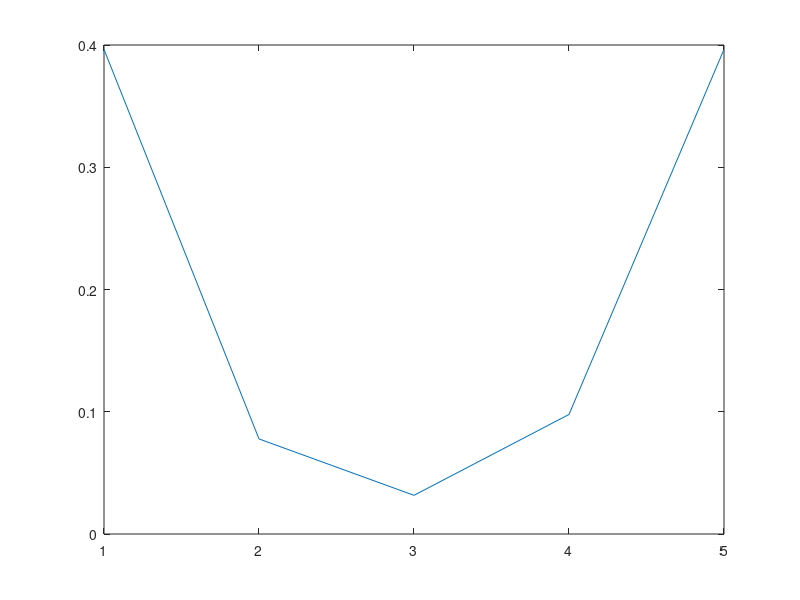

Write the MATLAB code that produced this figure. (Note: this script raises an error after producing the figure.)
close all
clear

n = 5;
for epsilon = [.1, 1, 10]
epsilon
sig_to_noise = .3; % 1 = high noise, 0 = no noise

C = zeros(n,n);
for i = 1:n
    for j = 1:n
        C(i,j) = abs(i-j);
    end
end

% C = ones(n,n) - eye(n);

K = exp(-C/epsilon);
% K = eye(n);

% source = [rand(n-1,1)/(n-1); 0];
% source(end) = 1-sum(source);

source = zeros(n,1);
% source(randperm(n,2))=1;
source = source + sig_to_noise*rand(n,1);
source(1) = 1;

% source(3) = 1/2;

source(n) = 1;
source = source/sum(source);

figure
plot(source)

mesh_size = 5;
mesh_v = linspace(0,1,mesh_size);
targets_size = length(mesh_v)^n;
% stat_sig = 10000;

% lambda_v = 10.^(-12:1:10);
% lambda_v = 10.^(-2:.1:2);
lambda_v = 10.^(-6:3);

for thresh = [.1, .5, .9]
thresh

for max_grad_descent_steps = [1, 10]
max_grad_descent_steps
tic

dist_W_v = zeros(targets_size,length(lambda_v));
dist_l1_v = zeros(targets_size,length(lambda_v));
dist_l2_v = zeros(targets_size,length(lambda_v));
target_W_v = zeros(targets_size,length(lambda_v),n);
target_l1_v = zeros(targets_size,length(lambda_v),n);
target_l2_v = zeros(targets_size,length(lambda_v),n);
target_W_entropy = zeros(length(lambda_v),1);
target_L1_entropy = zeros(length(lambda_v),1);
target_L2_entropy = zeros(length(lambda_v),1);
target_W_points = zeros(length(lambda_v),1);
target_L1_points = zeros(length(lambda_v),1);
target_L2_points = zeros(length(lambda_v),1);
for lambda_ind = 1:length(lambda_v)
%     lambda_ind
    lambda = lambda_v(lambda_ind);
    targets = deterministic_dist(n,mesh_v);
    parfor rand_ind = 1:targets_size % stat_sig % parfor
        
%         target = rand_dist(n);
        target = targets(:,rand_ind);
        
        [obj_val, target_OT] = OT_grad_descent(max_grad_descent_steps, lambda,...
            C, K, epsilon, source, target);
        dist_W_v(rand_ind,lambda_ind) = obj_val;
        target_W_v(rand_ind,lambda_ind,:) = target_OT;

        p = 1;
        [obj_val, target_L1] = LP_grad_descent(max_grad_descent_steps, lambda,...
            source, target, p);
        dist_l1_v(rand_ind,lambda_ind) = obj_val;
        target_l1_v(rand_ind,lambda_ind,:) = target_L1;

        p = 2;
        [obj_val, target_L2] = LP_grad_descent(max_grad_descent_steps, lambda,...
            source, target, p);
        dist_l2_v(rand_ind,lambda_ind) = obj_val;
        target_l2_v(rand_ind,lambda_ind,:) = target_L2;
    end
    
    [M,I] = min(dist_W_v(:,lambda_ind));
    optimal_target = target_W_v(I,lambda_ind,:);
    target_W_entropy(lambda_ind) = entropy1D(optimal_target);
    target_W_points(lambda_ind) = L0(optimal_target, thresh);

%     figure;
%     plot_sq(optimal_target);
%     title('W');
    
    [M,I2] = min(dist_l1_v(:,lambda_ind));
    optimal_target = target_l1_v(I2,lambda_ind,:);
    target_L1_entropy(lambda_ind) = entropy1D(optimal_target);
    target_L1_points(lambda_ind) = L0(optimal_target, thresh);

%     figure;
%     plot_sq(optimal_target);
%     title('L1');
    
    [M,I3] = min(dist_l2_v(:,lambda_ind));
    optimal_target = target_l2_v(I3,lambda_ind,:);
    target_L2_entropy(lambda_ind) = entropy1D(optimal_target);
    target_L2_points(lambda_ind) = L0(optimal_target, thresh);

%     figure;
%     plot_sq(optimal_target);
%     title('L2');
%     return
end

% if false
% figure
% semilogx(   lambda_v,target_W_entropy,'-*',...
%             lambda_v,target_L1_entropy,'-o',...
%             lambda_v,target_L2_entropy,'-s')
% xlabel('\lambda')
% ylabel('entropy(v)')
% legend('d=W1','d=L1','d=L2')

% figure
% semilogx(   lambda_v,exp(target_W_entropy),'-*',...
%             lambda_v,exp(target_L1_entropy),'-o',...
%             lambda_v,exp(target_L2_entropy),'-s')
% xlabel('\lambda')
% ylabel('exp(entropy(v))')
% legend('d=W1','d=L1','d=L2')

figure
semilogx(   lambda_v,target_W_points,'-*',...
            lambda_v,target_L1_points,'-o',...
            lambda_v,target_L2_points,'-s')
xlabel('\lambda')
ylabel('L0(v)')
legend('d=W1','d=L1','d=L2')
% end
toc
end
end
end
